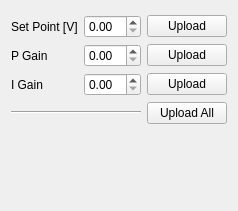
       <widget class="QWidget" name="fbTab">
        <attribute name="title">
         <string>Feedback</string>
        </attribute>
        <layout class="QGridLayout" name="gridLayout_4" rowstretch="1,1,1,1,1,20">
         <item row="1" column="2">
          <widget class="QPushButton" name="uploadSetPtBtn">
           <property name="text">
            <string>Upload</string>
           </property>
          </widget>
         </item>
         <item row="1" column="0">
          <widget class="QLabel" name="label_7">
           <property name="text">
            <string>Set Point [V]</string>
           </property>
          </widget>
         </item>
         <item row="2" column="1">
          <widget class="QDoubleSpinBox" name="pGainNumDbl"/>
         </item>
         <item row="1" column="1">
          <widget class="QDoubleSpinBox" name="setPtNumDbl"/>
         </item>
         <item row="3" column="1">
          <widget class="QDoubleSpinBox" name="iGainNumDbl"/>
         </item>
         <item row="2" column="0">
          <widget class="QLabel" name="label_8">
           <property name="text">
            <string>P Gain</string>
           </property>
          </widget>
         </item>
         <item row="3" column="2">
          <widget class="QPushButton" name="uploadIGainBtn">
           <property name="text">
            <string>Upload</string>
           </property>
          </widget>
         </item>
         <item row="2" column="2">
          <widget class="QPushButton" name="uploadPGainBtn">
           <property name="text">
            <string>Upload</string>
           </property>
          </widget>
         </item>
         <item row="3" column="0">
          <widget class="QLabel" name="label_9">
           <property name="text">
            <string>I Gain</string>
           </property>
          </widget>
         </item>
         <item row="4" column="0" colspan="2">
          <widget class="Line" name="line_3">
           <property name="orientation">
            <enum>Qt::Horizontal</enum>
           </property>
          </widget>
         </item>
         <item row="4" column="2">
          <widget class="QPushButton" name="uploadFbBtn">
           <property name="text">
            <string>Upload All</string>
           </property>
          </widget>
         </item>
         <item row="5" column="0">
          <spacer name="verticalSpacer_3">
           <property name="orientation">
            <enum>Qt::Vertical</enum>
           </property>
           <property name="sizeHint" stdset="0">
            <size>
             <width>20</width>
             <height>40</height>
            </size>
           </property>
          </spacer>
         </item>
         <item row="0" column="0">
          <spacer name="verticalSpacer_4">
           <property name="orientation">
            <enum>Qt::Vertical</enum>
           </property>
           <property name="sizeHint" stdset="0">
            <size>
             <width>20</width>
             <height>40</height>
            </size>
           </property>
          </spacer>
         </item>
        </layout>
       </widget>
